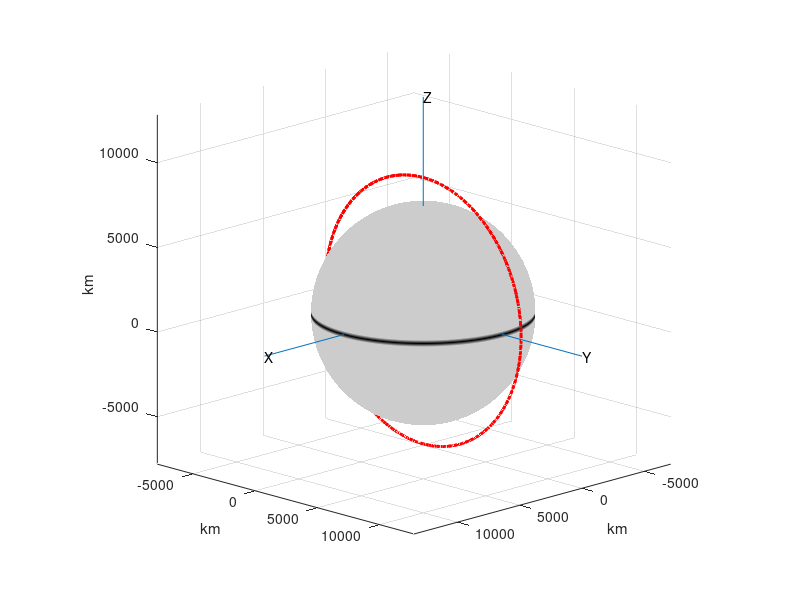

MATLAB code for this plot:
%% Samuel R Pilon
% AE 426- PROJECT3 PLOTTING
% For personal use of Samuel R Pilon only. Not to be distributed.
%% Starts the Function
function orbit
% Clear the command window, clear all variables, and close all figures.
clc; 
close all; 
clear all

%% GIVEN
hours = 3600;
G     = 6.6742e-20;
m1 = 5.974e24;
R  = 6378;
m2 = 20; 
%r0 = [8000 0 0];  %Equitorial orbit of 400km
r0 = [0 0 8000];   %Polar orbit of 400km
v0 = [0 7 0];
t0 = 0;
tf = 12*hours;

%% Numerical integration:
mu    = G*(m1 + m2);
y0    = [r0 v0]';
[t,y] = rkf45(@rates, [t0 tf], y0);
 
%% OUTPUT
output
return
%% FUNCTION RATES 
function dydt = rates(t,f)
% ~~~~~~~~~~~~~~~~~~~~~~~~
% This function calculates the acceleration vector 
% ------------------------
x    = f(1);
y    = f(2);
z    = f(3);
vx   = f(4);
vy   = f(5);
vz   = f(6);
 
r    = norm([x y z]);
 
ax   = -mu*x/r^3;
ay   = -mu*y/r^3;
az   = -mu*z/r^3;
    
dydt = [vx vy vz ax ay az]';    
end %rates
%% FUNCTION OUTPUT
function output
for i = 1:length(t)
    r(i) = norm([y(i,1) y(i,2) y(i,3)]);
end
 
[rmax imax] = max(r);
[rmin imin] = min(r);
 
v_at_rmax   = norm([y(imax,4) y(imax,5) y(imax,6)]);
v_at_rmin   = norm([y(imin,4) y(imin,5) y(imin,6)]);

%...Plot the results:
%   Draw the planet
[xx, yy, zz] = sphere(100);
surf(R*xx, R*yy, R*zz)
colormap(light_gray)
caxis([-R/100 R/100])
shading interp
 
%   Draw and label the X, Y and Z axes
line([0 2*R],   [0 0],   [0 0]); text(2*R,   0,   0, 'X')
line(  [0 0], [0 2*R],   [0 0]); text(  0, 2*R,   0, 'Y')
line(  [0 0],   [0 0], [0 2*R]); text(  0,   0, 2*R, 'Z')
 
%   Plot the orbit, draw a radial to the starting point
%   and label the starting point (o) and the final point (f)
hold on
plot3(  y(:,1),    y(:,2),    y(:,3),':r','LineWidth', 2)
line([0 r0(1)], [0 r0(2)], [0 r0(3)])
 
%   Select a view direction (a vector directed outward from the origin) 
view([1,1,.4])
 
%   Specify some properties of the graph
grid on
axis equal
xlabel('km')
ylabel('km')
zlabel('km')
 
% ~~~~~~~~~~~~~~~~~~~~~~~
function map = light_gray
% ~~~~~~~~~~~~~~~~~~~~~~~
r = 0.8; g = r; b = r;
map = [r g b
       0 0 0
       r g b];
end %light_gray
 
end %output 
end %orbit
%% FUNCTION RKF45 INTEGRATION
function [tout, yout] = rkf45(ode_function, tspan, y0, tolerance)
% ~~~~~~~~~~~~~~~~~~~~~~~~~~~~~~~~~~~~~~~~~~~~~~~~~~~~~~~~~~~~~~~
%{ 
  This function uses the Runge-Kutta-Fehlberg 4(5) 
%}
% ---------------------------------------------------------------
 
a = [0 1/4 3/8 12/13 1 1/2];
 
b = [    0          0          0          0         0
        1/4         0          0          0         0
        3/32       9/32        0          0         0
     1932/2197 -7200/2197  7296/2197      0         0
      439/216      -8      3680/513   -845/4104     0
       -8/27        2     -3544/2565  1859/4104  -11/40];
 
c4 = [25/216  0  1408/2565    2197/4104   -1/5    0  ];
c5 = [16/135  0  6656/12825  28561/56430  -9/50  2/55]; 
 
if nargin < 4
    tol  = 1.e-8;
else
    tol = tolerance;
end
 
t0   = tspan(1);
tf   = tspan(2);
t    = t0;
y    = y0;
tout = t;
yout = y';
h    = (tf - t0)/100; % Assumed initial time step.
 
while t < tf
    hmin = 16*eps(t);
    ti   = t;
    yi   = y;
    %...Evaluate the time derivative(s) at six points within the current
    %   interval:
    for i = 1:6
        t_inner = ti + a(i)*h;
        y_inner = yi;
        for j = 1:i-1
            y_inner = y_inner + h*b(i,j)*f(:,j);
        end
        f(:,i) = feval(ode_function, t_inner, y_inner);
    end
 
    %...Compute the maximum truncation error:
    te     = h*f*(c4' - c5'); % Difference between 4th and
                              % 5th order solutions
    te_max = max(abs(te));    
   
    %...Compute the allowable truncation error:
    ymax       = max(abs(y));
    te_allowed = tol*max(ymax,1.0);
    
    %...Compute the fractional change in step size:
    delta = (te_allowed/(te_max + eps))^(1/5);
     
    %...If the truncation error is in bounds, then update the solution:
    if te_max <= te_allowed
        h     = min(h, tf-t);
        t     = t + h;
        y     = yi + h*f*c5';      
        tout  = [tout;t];
        yout  = [yout;y'];
    end
    
    %...Update the time step:
    h  = min(delta*h, 4*h);
    if h < hmin
        fprintf(['\n\n Warning: Step size fell below its minimum\n'...
                 ' allowable value (%g) at time %g.\n\n'], hmin, t)
        return
    end  
end
% ~~~~~~~~~~~~~~~~~~~~~~~~~~~~~~~~~~~~~~~~~~~~~~~~~~~~~~~~~~~~~~~
end